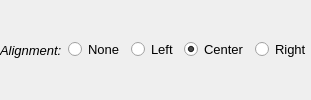
                       <widget class="QWidget" name="widget_8" native="true">
                        <layout class="QHBoxLayout" name="horizontalLayout">
                         <property name="leftMargin">
                          <number>0</number>
                         </property>
                         <property name="topMargin">
                          <number>0</number>
                         </property>
                         <property name="rightMargin">
                          <number>0</number>
                         </property>
                         <property name="bottomMargin">
                          <number>0</number>
                         </property>
                         <item>
                          <widget class="QLabel" name="label_66">
                           <property name="font">
                            <font>
                             <family>Arial</family>
                             <pointsize>10</pointsize>
                             <weight>50</weight>
                             <italic>true</italic>
                             <bold>false</bold>
                            </font>
                           </property>
                           <property name="text">
                            <string>Alignment:</string>
                           </property>
                          </widget>
                         </item>
                         <item>
                          <widget class="QRadioButton" name="rbTextAlignNone">
                           <property name="font">
                            <font>
                             <family>Arial</family>
                             <pointsize>10</pointsize>
                             <weight>50</weight>
                             <bold>false</bold>
                            </font>
                           </property>
                           <property name="text">
                            <string>None</string>
                           </property>
                           <property name="checked">
                            <bool>false</bool>
                           </property>
                          </widget>
                         </item>
                         <item>
                          <widget class="QRadioButton" name="rbTextLeft">
                           <property name="font">
                            <font>
                             <family>Arial</family>
                             <pointsize>10</pointsize>
                             <weight>50</weight>
                             <bold>false</bold>
                            </font>
                           </property>
                           <property name="text">
                            <string>Left</string>
                           </property>
                          </widget>
                         </item>
                         <item>
                          <widget class="QRadioButton" name="rbTextCenter">
                           <property name="font">
                            <font>
                             <family>Arial</family>
                             <pointsize>10</pointsize>
                             <weight>50</weight>
                             <bold>false</bold>
                            </font>
                           </property>
                           <property name="text">
                            <string>Center</string>
                           </property>
                           <property name="checked">
                            <bool>true</bool>
                           </property>
                          </widget>
                         </item>
                         <item>
                          <widget class="QRadioButton" name="rbTextRight">
                           <property name="font">
                            <font>
                             <family>Arial</family>
                             <pointsize>10</pointsize>
                             <weight>50</weight>
                             <bold>false</bold>
                            </font>
                           </property>
                           <property name="text">
                            <string>Right</string>
                           </property>
                           <property name="checked">
                            <bool>false</bool>
                           </property>
                          </widget>
                         </item>
                        </layout>
                       </widget>
